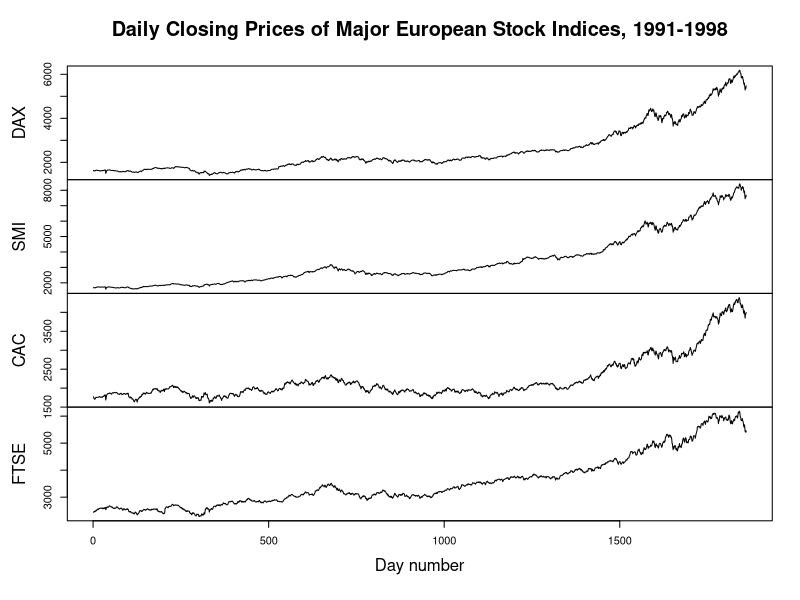
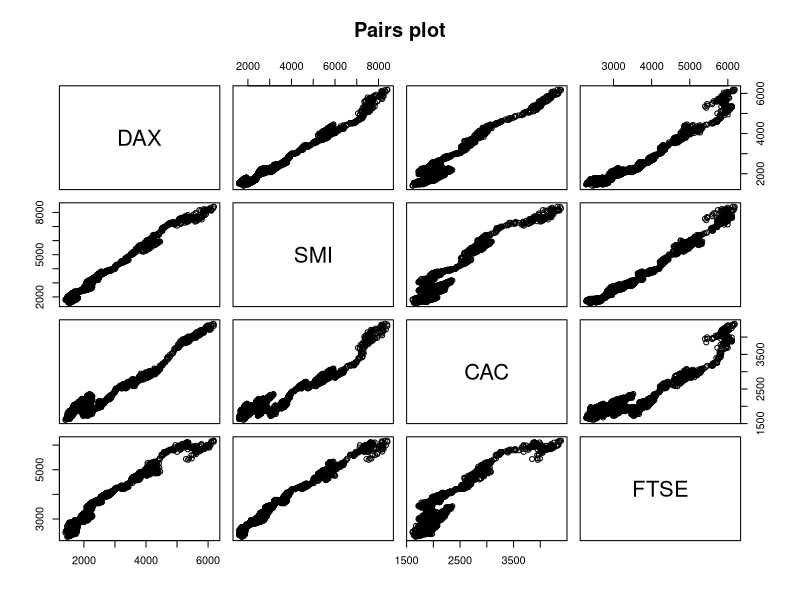
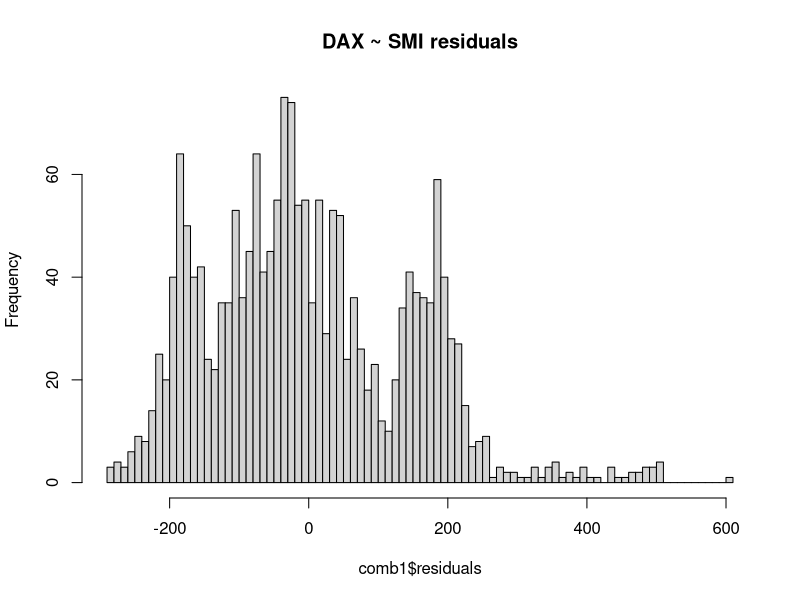
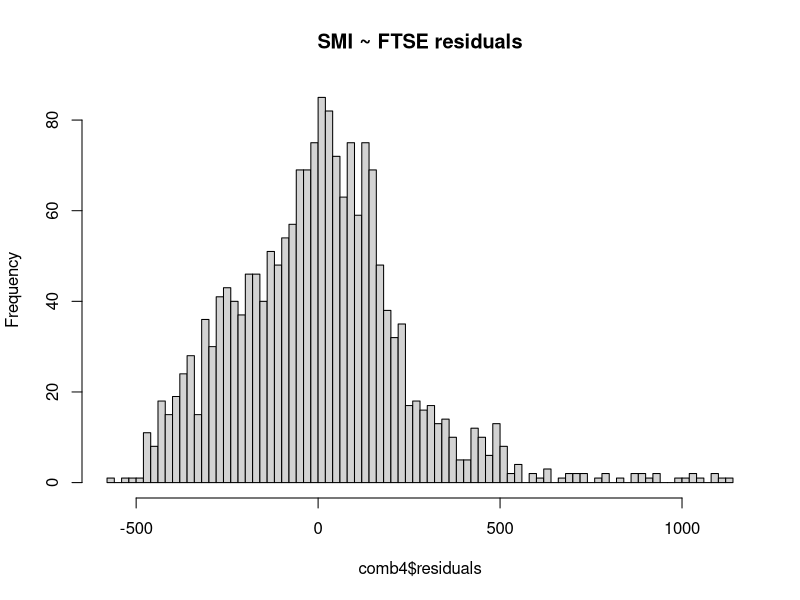

Write R code to recreate these figures, in order.
## ---- chunk 1
#knitr::opts_chunk$set(echo = TRUE)
knitr::opts_chunk$set(echo = FALSE)
## ---- chunk 2
data("EuStockMarkets")
df <- as.data.frame(na.omit(EuStockMarkets))
#df$DayNum <- 1:nrow(df)
summary(df)
## ---- chunk 3
# https://stackoverflow.com/questions/4877357/how-to-plot-all-the-columns-of-a-data-frame-in-r
plot.ts(df, main = "Daily Closing Prices of Major European Stock Indices, 1991-1998", xlab = "Day number")
pairs(df, main="Pairs plot")
## ---- chunk 4
# https://www.quantstart.com/articles/Cointegrated-Augmented-Dickey-Fuller-Test-for-Pairs-Trading-Evaluation-in-R
# https://www.quantstart.com/articles/Cointegrated-Augmented-Dickey-Fuller-Test-for-Pairs-Trading-Evaluation-in-R
library("tseries")
set.seed(5)

print("*****     ADF test for DAX:SMI")
comb1 <- lm(DAX~SMI, data = df)
summary(comb1)
adf.test(comb1$residuals, k=1)

print("*****     ADF test for SMI:DAX")
comb2 <- lm(DAX~SMI, data = df)
summary(comb2)
adf.test(comb2$residuals, k=1)


print("*****     ADF test for FTSE:SMI")
comb3 <- lm(FTSE~SMI, data = df)
summary(comb3)
adf.test(comb3$residuals, k=1)

print("*****     ADF test for SMI:FTSE")
comb4 <- lm(SMI~FTSE, data = df)
summary(comb4)
adf.test(comb4$residuals, k=1)

# The ADF test statistic for EWC as the independent variable is smaller (more negative) than that for EWA as the independent 
# variable and hence we will choose this as our linear combination for any future trading implementations.

# the **best** cointegrated pair is **DAX ~ SMI** <=> comb1
# The **worst** cointegrated pair is the **SMI ~ FTSE** <=> comb4
## ---- chunk 5
breaks <- 100
hist(comb1$residuals, breaks=breaks, main = "DAX ~ SMI residuals")
hist(comb4$residuals, breaks=breaks, main = "SMI ~ FTSE residuals")
